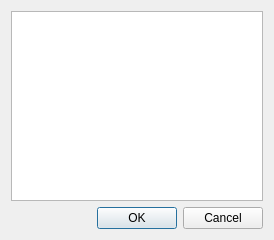
<?xml version="1.0" encoding="UTF-8"?>
<ui version="4.0">
 <class>StepsRelation</class>
 <widget class="QDialog" name="StepsRelation">
  <property name="geometry">
   <rect>
    <x>0</x>
    <y>0</y>
    <width>274</width>
    <height>240</height>
   </rect>
  </property>
  <property name="windowTitle">
   <string>Dialog</string>
  </property>
  <layout class="QVBoxLayout" name="verticalLayout">
   <item>
    <widget class="QListWidget" name="stepsListWidget"/>
   </item>
   <item>
    <widget class="QDialogButtonBox" name="buttonBox">
     <property name="orientation">
      <enum>Qt::Horizontal</enum>
     </property>
     <property name="standardButtons">
      <set>QDialogButtonBox::Cancel|QDialogButtonBox::Ok</set>
     </property>
    </widget>
   </item>
  </layout>
 </widget>
 <resources/>
 <connections>
  <connection>
   <sender>buttonBox</sender>
   <signal>accepted()</signal>
   <receiver>StepsRelation</receiver>
   <slot>accept()</slot>
   <hints>
    <hint type="sourcelabel">
     <x>248</x>
     <y>254</y>
    </hint>
    <hint type="destinationlabel">
     <x>157</x>
     <y>274</y>
    </hint>
   </hints>
  </connection>
  <connection>
   <sender>buttonBox</sender>
   <signal>rejected()</signal>
   <receiver>StepsRelation</receiver>
   <slot>reject()</slot>
   <hints>
    <hint type="sourcelabel">
     <x>316</x>
     <y>260</y>
    </hint>
    <hint type="destinationlabel">
     <x>286</x>
     <y>274</y>
    </hint>
   </hints>
  </connection>
 </connections>
</ui>
